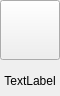
<?xml version="1.0" encoding="UTF-8"?>
<ui version="4.0">
 <class>GradienBoxtItemFrame</class>
 <widget class="QFrame" name="GradienBoxtItemFrame">
  <property name="geometry">
   <rect>
    <x>0</x>
    <y>0</y>
    <width>60</width>
    <height>96</height>
   </rect>
  </property>
  <property name="windowTitle">
   <string>Frame</string>
  </property>
  <layout class="QVBoxLayout" name="verticalLayout">
   <property name="leftMargin">
    <number>0</number>
   </property>
   <property name="topMargin">
    <number>0</number>
   </property>
   <property name="rightMargin">
    <number>0</number>
   </property>
   <property name="bottomMargin">
    <number>0</number>
   </property>
   <item>
    <widget class="QPushButton" name="pushButton">
     <property name="minimumSize">
      <size>
       <width>60</width>
       <height>60</height>
      </size>
     </property>
     <property name="maximumSize">
      <size>
       <width>60</width>
       <height>60</height>
      </size>
     </property>
     <property name="text">
      <string/>
     </property>
    </widget>
   </item>
   <item>
    <widget class="QLabel" name="label">
     <property name="minimumSize">
      <size>
       <width>0</width>
       <height>30</height>
      </size>
     </property>
     <property name="maximumSize">
      <size>
       <width>16777215</width>
       <height>30</height>
      </size>
     </property>
     <property name="text">
      <string>TextLabel</string>
     </property>
     <property name="alignment">
      <set>Qt::AlignCenter</set>
     </property>
    </widget>
   </item>
  </layout>
  <action name="action_del">
   <property name="text">
    <string>删除</string>
   </property>
  </action>
  <action name="action_copy">
   <property name="text">
    <string>复制文本</string>
   </property>
  </action>
  <action name="action_rename">
   <property name="text">
    <string>重命名</string>
   </property>
  </action>
 </widget>
 <resources/>
 <connections/>
</ui>
